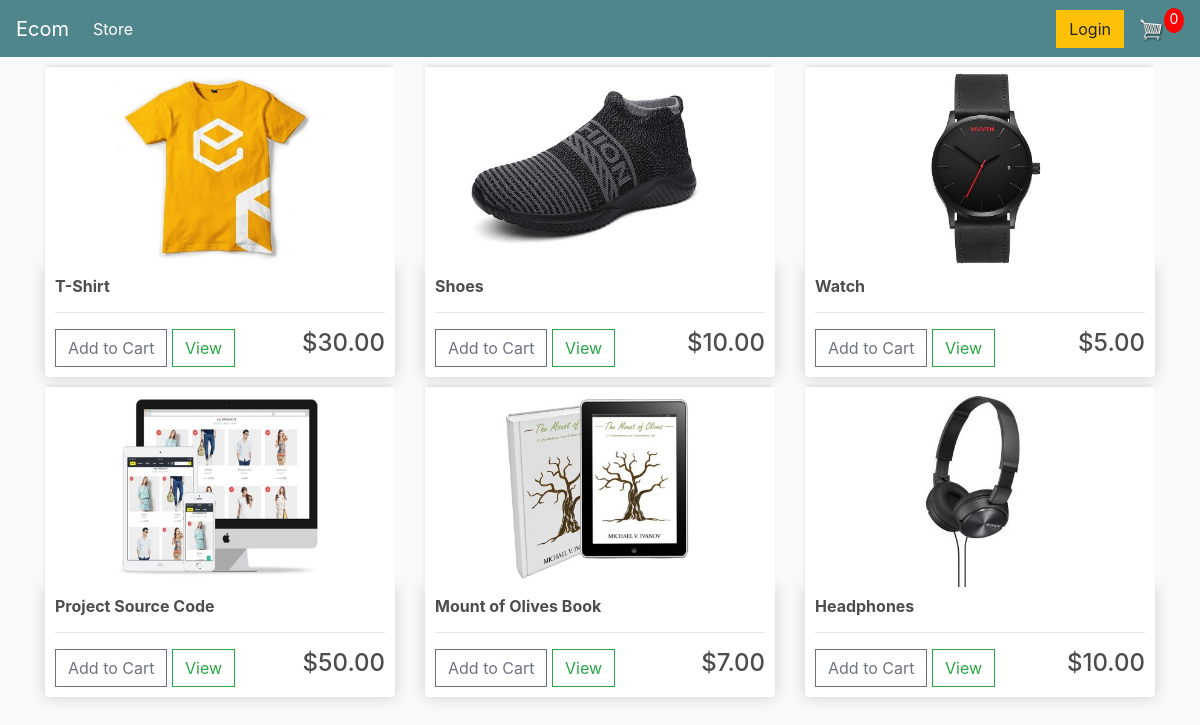
The page / on the database its author committed.
### store/models.py (models this page shows, shortened)
class Product(models.Model):
    name = models.CharField(max_length=200, null=True)
    price = models.DecimalField(max_digits=7, decimal_places=2)
    digital = models.BooleanField(default=False, null=True, blank=False)
    image = models.ImageField(null=True, blank=True)
    @property
    def imageURL(self):
        try:
            url = self.image.url
        except:
            url = ''
        return url

### store/views.py (the view)
# urls.py: path('', include('store.urls')),
def store(request):
    data = cartData(request)
    cartItems = data['cartItems']
    products = Product.objects.all()
    context = {'products': products, 'cartItems': cartItems}
    return render(request, 'store/store.html', context)

### store/utils.py (called while the page is built, shortened)
def cookieCart(request):
    try:
        cart = json.loads(request.COOKIES['cart'])
    except:
        cart = {}
    print('Cart: ', cart)
    items = []
    order = {'get_cart_total': 0, 'get_cart_items': 0, 'shipping': False}
    cartItems = order['get_cart_items']
    return {'cartItems': cartItems, 'order': order, 'items': items}

def cartData(request):
    if request.user.is_authenticated:
        customer = request.user.customer
        order, created = Order.objects.get_or_create(customer=customer, complete=False)
        items = order.orderitem_set.all()
        cartItems = order.get_cart_items
    else:
        cookieData = cookieCart(request)
        cartItems = cookieData['cartItems']
        order = cookieData['order']
        items = cookieData['items']
    return {'cartItems': cartItems, 'order': order, 'items': items}

### store/templates/store/store.html
{% extends 'store/main.html' %}
{% load static %}
{% block content %}
    <div class="row">
        {% for product in products %}
        <div class="col-lg-4">
            <img class="thumbnail" src="{{product.imageURL}}">
            <div class="box-element product">
                <h6><strong>{{product.name}}</strong></h6>
                <hr>
                <button data-product={{product.id}} data-action="add" class="btn btn-outline-secondary add-btn update-cart">Add to Cart</button>
                <a class="btn btn-outline-success" href="#">View</a>
                <h4 style="float: right;">${{product.price|floatformat:2}}</h4>
            </div>
        </div>
        {% endfor %}
    </div>
{% endblock content %}

### store/templates/store/main.html (shortened to what this page needs)
<!DOCTYPE html>
{% load static %}
<html lang="en">
<head>
    <link rel="stylesheet" href="https://stackpath.bootstrapcdn.com/bootstrap/4.4.1/css/bootstrap.min.css">
    <link rel="stylesheet" href="{% static 'css/main.css' %}">
</head>
<body>
    <nav class="navbar navbar-expand-lg navbar-dark bg-dark">
        <a class="navbar-brand" href="{% url 'store' %}">Ecom</a>
        <div class="collapse navbar-collapse" id="navbarSupportedContent">
            <ul class="navbar-nav mr-auto">
            <li class="nav-item active">
                <a class="nav-link" href="{% url 'store' %}">Store <span class="sr-only">(current)</span></a>
            </li>
            </ul>
            <div class="form-inline my-2 my-lg-0">
                <a href="#"class="btn btn-warning">Login</a>
                <a href="{% url 'cart' %}">
                   <img  id="cart-icon" src="{% static 'images/cart.png' %}">
               </a>
               <p id="cart-total">{{cartItems}}</p>
           </div>
        </div>
    </nav>
    <div class="container">
        {% block content %}
        {% endblock content %}
    </div>
</body>
</html>

### static/css/main.css (style rules this page uses)
body { background-color: hsl(0, 0%, 98%); }
h1,h2,h3,h4,h5,h6 { color:hsl(0, 0%, 30%); }
.box-element { box-shadow:hsl(0, 0%, 80%) 0 0 16px; background-color: #fff; border-radius: 4px; padding: 10px; }
.thumbnail { width: 100%; height: 200px; -webkit-box-shadow: -1px -3px 5px -2px rgba(214,214,214,1); -moz-box-shadow: -1px -3px 5px -2px rgba(214,214,214,1); box-shadow: -1px -3px 5px -2px rgba(214,214,214,1); }
.product { border-radius: 0 0 4px 4px; }
.bg-dark { background-color: #4f868c!important; }
#cart-icon { width:25px; display: inline-block; margin-left: 15px; }
#cart-total { display: block; text-align: center; color:#fff; background-color: red; width: 20px; height: 25px; border-radius: 50%; font-size: 14px; }
.col-lg-4, .col-lg-6, .col-lg-8, .col-lg-12 { margin-top: 10px; }
.btn { border-radius: 0; }

### rows shown on the page
Product: imageURL (picture), name "T-Shirt", price "30.00"
Product: imageURL (picture), name "Shoes", price "10.00"
Product: imageURL (picture), name "Watch", price "5.00"
Product: imageURL (picture), name "Project Source Code", price "50.00"
Product: imageURL (picture), name "Mount of Olives Book", price "7.00"
Product: imageURL (picture), name "Headphones", price "10.00"

### other values the page prints
{{ cartItems }} "0"
